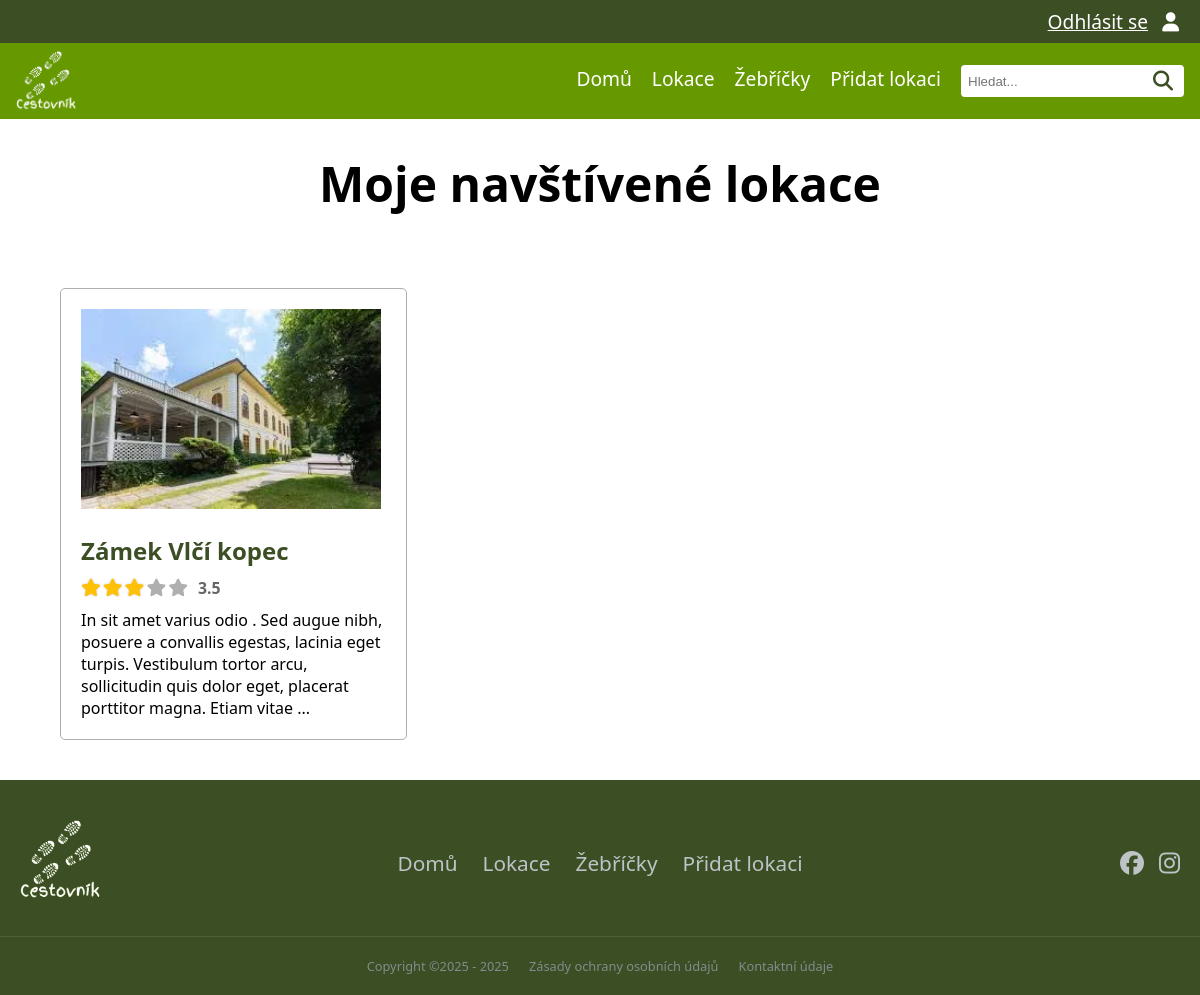
Page /my_profile_visited_locations (signed in) on the committed database.
### tables this page shows
CREATE TABLE "location"
(
    id                  INTEGER
        primary key autoincrement,
    name                VARCHAR                   not null,
    description         VARCHAR,
    date_location_added TEXT default current_date not null,
    id_user             INTEGER                   not null
        constraint location_user_id_fk
            references user
            on delete cascade,
    id_status           INTEGER                   not null
        constraint location_location_status_id_fk
            references location_status
);

### pages/my_profile.py (the view)
@router.get("/my_profile_visited_locations", response_class=HTMLResponse)
async def my_profile_visited_locations(request: Request, svc_location: LocationService = Depends(locations_service)):
    if not request.session.get("user"):
        return RedirectResponse(url="/login", status_code=303)
    user_id = request.session.get('user')['id']
    locations = svc_location.list_my_visited_locations(user_id)
    return request.app.state.templates.TemplateResponse(
        "my_profile_locations.html",
        {
            "request": request,
            "title": "Moje navštívené lokace",
            "locations": locations,
            "pending": False
        }
    )

### templates/my_profile_locations.html (shortened to what this page needs)
{% extends "base.html" %}
{% block head %}
    <link rel="stylesheet" href="{{ url_for('static', path='css/rankings.css') }}">
    <link rel="stylesheet" href="{{ url_for('static', path='css/rating.css') }}">
{% endblock %}
{% block content %}
    <h1>{{ title }}</h1>
    <div class="container">
        <div class="locations-container">
            {% for loc in locations %}
                <div class="location-box">
                    {% if not pending %}
                    <a href="{{ url_for('location_detail',  location_id=loc['id']) }}">
                        <div class="location-box-img">
                            {% if loc['photo'] %}
                                <img alt="{{ loc['photo']['alt_text'] }}" src="/{{ loc['photo']['url'] }}">
                            {% else %}
                                <img alt="No photo" src="{{ url_for('static', path='img/web/noImage.webp') }}"
                                     class="noImage">
                            {% endif %}
                        </div>
                        <div class="location-box-heading">
                            <h2>{{ loc['name'] }}</h2>
                        </div>
                        <div class="rating-stars" title="Průměrné hodnocení: {{ (loc['avg_rating'] or 0) | round(1) }}">
                            {% set active_stars = loc['avg_rating'] | int %}
                            {% set inactive_stars = 5 - active_stars %}
                            {% for i in range(active_stars) %}
                                <i class="fa-solid fa-star star-active"></i>
                            {% endfor %}
                            {% for i in range(inactive_stars) %}
                                <i class="fa-solid fa-star star-inactive"></i>
                            {% endfor %}
                            <span class="rating-value">
                        {% if loc['avg_rating'] %}
                            {{ loc['avg_rating'] | round(1) }}
                        {% else %}
                            0.0
                        {% endif %}
                        </span>
                        </div>
                        <div class="location-box-description">
                            {{ loc['description'] | truncate(200, True, '...') | safe | striptags }}
                        </div>
                    </a>
                {% endif %}
                </div>
            {% endfor %}
        </div>
    </div>
{% endblock %}

### static/css/style.css (style rules this page uses)
:root { font-family: system-ui, -apple-system, Segoe UI, Roboto, sans-serif; --background-color: white; --text-color: black; --light-green-color: #669900; --dark-green-color: #3c4e23; --white-text-color: white; --neutral-gray-color: #afafaf; --shadow-gray-color: #c8c8c8; --star-gold-color: #ffc107; --google-red-color:#DB4437; font-size: 16px; }
html, body { margin:0; padding: 0; background: var(--background-color); }
body { display: flex; flex-direction: column; min-height: 100vh; }
h1 { font-size: 3em; text-align: center; }

### static/css/rankings.css (style rules this page uses)
.container { display: grid; grid-template-columns: 1fr; width: 90%; margin: 0 auto; }
.locations-container { display: grid; grid-template-columns: 1fr 1fr 1fr; gap: 20px; margin: 5vh 0 5vh 0; }
.location-box { display: flex; flex-direction: column; border: 1px solid var(--neutral-gray-color); border-radius: 5px; padding: 20px; }
.location-box a { text-decoration: none; color: var(--text-color); }
.location-box-img { max-width: 300px; height: auto; }
.location-box-img img { width: 100%; object-fit: cover; }
.location-box-description { margin-top: 10px; }
.location-box-heading { color: var(--dark-green-color); margin-bottom: -10px; }

### static/css/rating.css (style rules this page uses)
.rating-stars { display: inline-flex; align-items: center; gap: 2px; font-size: 1.1em; }
.star-active { color: var(--star-gold-color); filter: drop-shadow(0 0 1px rgba(0,0,0,0.2)); }
.star-inactive { color: var(--neutral-gray-color); }
.rating-value { margin-left: 8px; font-weight: bold; color: #666; font-size: 0.9em; }

### rows in the picture
location: name "Zámek Vlčí kopec", avg_rating "3.5", description "In sit amet varius odio . Sed augue nibh, posuere a convallis egestas, lacinia eget turpis. Vestibulum tortor arcu, sollicitudin quis dolor eget, placerat porttitor magna. Etiam vitae ..."

### other values in the picture
{{ title }} "Moje navštívené lokace"
